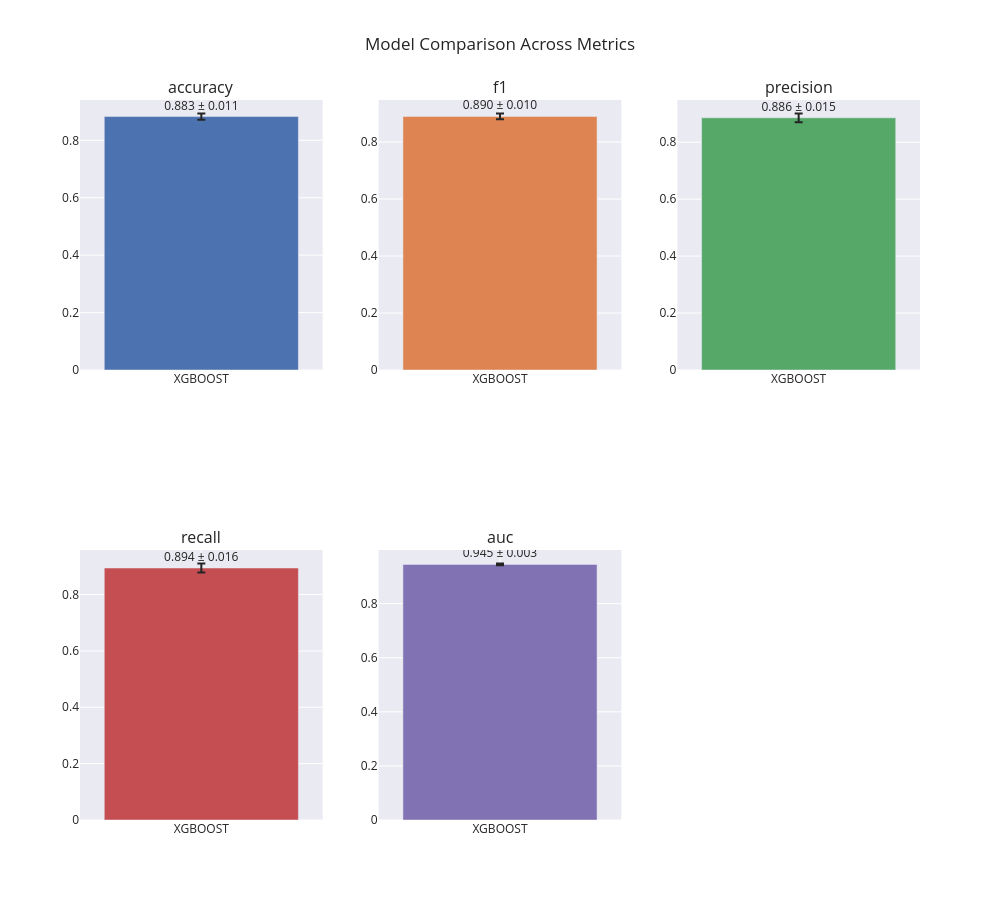

The notebook cell saved with this chart:
### Code cell
plot_metric_comparison(results)

### Figure 1 — Plotly figure (JSON) as saved in the notebook; plotly's stock layout.template omitted (floating-point values rounded to 4 significant figures)
{"data": [{"error_y": {"array": [0.01069], "type": "data"}, "showlegend": false, "text": ["0.883 ± 0.011"], "textposition": "outside", "type": "bar", "x": ["XGBOOST"], "xaxis": "x", "y": [0.8827], "yaxis": "y"}, {"error_y": {"array": [0.0101], "type": "data"}, "showlegend": false, "text": ["0.890 ± 0.010"], "textposition": "outside", "type": "bar", "x": ["XGBOOST"], "xaxis": "x2", "y": [0.8898], "yaxis": "y2"}, {"error_y": {"array": [0.01515], "type": "data"}, "showlegend": false, "text": ["0.886 ± 0.015"], "textposition": "outside", "type": "bar", "x": ["XGBOOST"], "xaxis": "x3", "y": [0.8857], "yaxis": "y3"}, {"error_y": {"array": [0.01603], "type": "data"}, "showlegend": false, "text": ["0.894 ± 0.016"], "textposition": "outside", "type": "bar", "x": ["XGBOOST"], "xaxis": "x4", "y": [0.8942], "yaxis": "y4"}, {"error_y": {"array": [0.003363], "type": "data"}, "showlegend": false, "text": ["0.945 ± 0.003"], "textposition": "outside", "type": "bar", "x": ["XGBOOST"], "xaxis": "x5", "y": [0.945], "yaxis": "y5"}], "layout": {"annotations": [{"font": {"size": 16}, "showarrow": false, "text": "accuracy", "x": 0.1444, "xanchor": "center", "xref": "paper", "y": 1, "yanchor": "bottom", "yref": "paper"}, {"font": {"size": 16}, "showarrow": false, "text": "f1", "x": 0.5, "xanchor": "center", "xref": "paper", "y": 1, "yanchor": "bottom", "yref": "paper"}, {"font": {"size": 16}, "showarrow": false, "text": "precision", "x": 0.8556, "xanchor": "center", "xref": "paper", "y": 1, "yanchor": "bottom", "yref": "paper"}, {"font": {"size": 16}, "showarrow": false, "text": "recall", "x": 0.1444, "xanchor": "center", "xref": "paper", "y": 0.375, "yanchor": "bottom", "yref": "paper"}, {"font": {"size": 16}, "showarrow": false, "text": "auc", "x": 0.5, "xanchor": "center", "xref": "paper", "y": 0.375, "yanchor": "bottom", "yref": "paper"}], "height": 900, "title": {"text": "Model Comparison Across Metrics"}, "width": 1000, "xaxis": {"anchor": "y", "domain": [0, 0.2889]}, "xaxis2": {"anchor": "y2", "domain": [0.3556, 0.6444]}, "xaxis3": {"anchor": "y3", "domain": [0.7111, 1]}, "xaxis4": {"anchor": "y4", "domain": [0, 0.2889]}, "xaxis5": {"anchor": "y5", "domain": [0.3556, 0.6444]}, "xaxis6": {"anchor": "y6", "domain": [0.7111, 1]}, "yaxis": {"anchor": "x", "domain": [0.625, 1]}, "yaxis2": {"anchor": "x2", "domain": [0.625, 1]}, "yaxis3": {"anchor": "x3", "domain": [0.625, 1]}, "yaxis4": {"anchor": "x4", "domain": [0, 0.375]}, "yaxis5": {"anchor": "x5", "domain": [0, 0.375]}, "yaxis6": {"anchor": "x6", "domain": [0, 0.375]}}}
